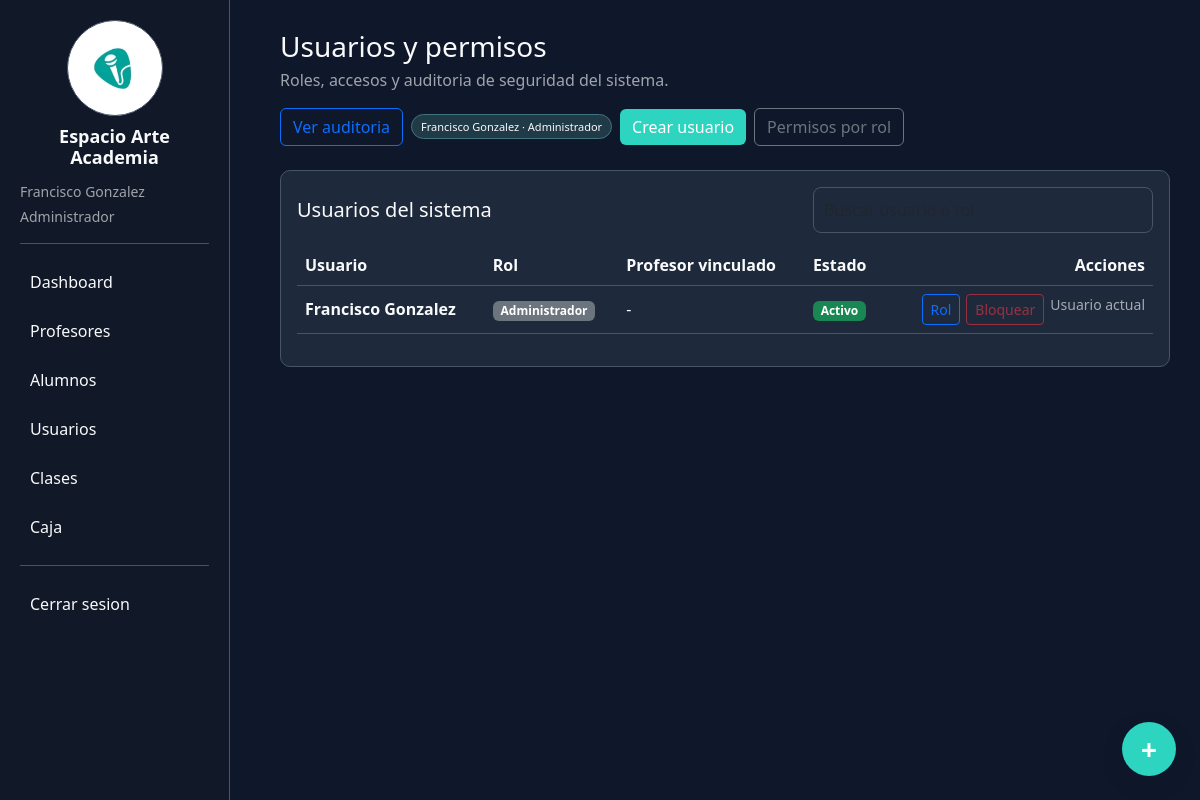
/usuarios (signed in), run on the app's committed database.
### tables this page shows
CREATE TABLE configuracion (
        clave TEXT PRIMARY KEY,
        valor TEXT
    );

CREATE TABLE roles (
        id INTEGER PRIMARY KEY AUTOINCREMENT,
        codigo TEXT UNIQUE,
        nombre TEXT,
        descripcion TEXT DEFAULT '',
        sistema INTEGER DEFAULT 1,
        activo INTEGER DEFAULT 1
    );

CREATE TABLE usuarios (
        id INTEGER PRIMARY KEY AUTOINCREMENT,
        nombre TEXT UNIQUE,
        password_hash TEXT,
        rol TEXT
    , activo INTEGER DEFAULT 1, profesor_id INTEGER);

### app.py (the view)
@app.route("/usuarios")
@roles_required("admin")
def usuarios():
    conn = get_conn()
    usuarios = conn.execute("""
        SELECT usuarios.id, usuarios.nombre, usuarios.rol, usuarios.activo,
               usuarios.profesor_id, profesores.nombre_apellido AS profesor
        FROM usuarios
        LEFT JOIN profesores ON usuarios.profesor_id = profesores.id
        ORDER BY usuarios.nombre
    """).fetchall()
    roles = conn.execute("SELECT * FROM roles WHERE activo=1 ORDER BY nombre").fetchall()
    permisos = conn.execute("SELECT * FROM permisos ORDER BY modulo, descripcion").fetchall()
    rol_permisos = conn.execute("SELECT rol_codigo, permiso_codigo FROM rol_permisos").fetchall()
    profesores = conn.execute("""
        SELECT id, nombre_apellido
        FROM profesores
        WHERE activo=1 OR activo IS NULL
        ORDER BY nombre_apellido
    """).fetchall()
    permisos_por_rol = {}
    for fila in rol_permisos:
        permisos_por_rol.setdefault(fila["rol_codigo"], set()).add(fila["permiso_codigo"])
    conn.close()
    return render_template(
        "usuarios.html",
        usuarios=usuarios,
        roles=roles,
        permisos=permisos,
        permisos_por_rol=permisos_por_rol,
        profesores=profesores,
        role_labels=ROLE_LABELS
    )

### app.py (called while the page is built)
def get_conn():
    conn = sqlite3.connect(DB_PATH, timeout=30)
    conn.row_factory = sqlite3.Row
    return conn

def obtener_configuracion(conn):
    filas = conn.execute("SELECT clave, valor FROM configuracion").fetchall()
    return {fila["clave"]: fila["valor"] for fila in filas}

def normalizar_rol(valor):
    valor = (valor or "").strip().lower()
    if valor in ["comun", "administrativo", "recepción"]:
        return "recepcion"
    return valor if valor in ROLES else "recepcion"

def usuario_actual():
    if not session.get("usuario_id"):
        return None
    return {
        "id": session["usuario_id"],
        "nombre": session["usuario_nombre"],
        "rol": normalizar_rol(session["usuario_rol"]),
        "rol_nombre": ROLE_LABELS.get(normalizar_rol(session["usuario_rol"]), session["usuario_rol"]),
        "profesor_id": session.get("profesor_id")
    }

def permisos_usuario_actual():
    if not session.get("usuario_id"):
        return set()
    rol = normalizar_rol(session.get("usuario_rol"))
    try:
        conn = get_conn()
        usuario = conn.execute("SELECT activo, rol FROM usuarios WHERE id=?", (session["usuario_id"],)).fetchone()
        if not usuario or int(usuario["activo"] or 0) == 0:
            conn.close()
            return set()
        rol = normalizar_rol(usuario["rol"])
        permisos = {
            fila["permiso_codigo"]
            for fila in conn.execute("""
                SELECT permiso_codigo
                FROM rol_permisos
                WHERE rol_codigo=?
            """, (rol,)).fetchall()
        }
        conn.close()
        return permisos
    except sqlite3.Error:
        return set(DEFAULT_ROLE_PERMISSIONS.get(rol, []))

def tiene_permiso(permiso):
    return permiso in permisos_usuario_actual()

def puede(permiso):
    return tiene_permiso(permiso)

def puede_gestionar_clases():
    return tiene_permiso("clases.crear") or tiene_permiso("clases.editar")

def puede_ver_pagos():
    return tiene_permiso("caja.ver")

@app.context_processor
def contexto_usuario():
    conn = get_conn()
    configuracion = obtener_configuracion(conn)
    conn.commit()
    conn.commit()
    conn.close()
    return {
        "usuario_actual": usuario_actual(),
        "puede_gestionar_clases": puede_gestionar_clases(),
        "puede_ver_pagos": puede_ver_pagos(),
        "puede": puede,
        "configuracion": configuracion
    }

### templates/usuarios.html (shortened to what this page needs)
{% extends "base.html" %}
{% block content %}
<div class="d-flex justify-content-between align-items-center mb-4 flex-wrap gap-3">
    <div>
        <h3 class="mb-1">Usuarios y permisos</h3>
        <p class="text-muted mb-0">Roles, accesos y auditoria de seguridad del sistema.</p>
    </div>
    <div class="user-header-actions">
        {% if puede("auditoria.ver") %}
        <a href="/auditoria" class="btn btn-outline-primary">Ver auditoria</a>
        {% endif %}
        <div class="role-mini-list" aria-label="Roles de usuarios">
            {% for u in usuarios %}
            <span class="role-mini-chip {{ 'is-blocked' if not u.activo else '' }}">
                {{ u.nombre }} &middot; {{ role_labels.get(u.rol, u.rol|capitalize) }}
            </span>
            {% endfor %}
        </div>
        {% if puede("usuarios.crear") %}
        <button class="btn btn-primary" data-bs-toggle="modal" data-bs-target="#modalUsuario">Crear usuario</button>
        {% endif %}
        {% if puede("roles.editar") %}
        <button class="btn btn-outline-secondary" type="button" data-bs-toggle="collapse" data-bs-target="#panelPermisosRol" aria-expanded="false" aria-controls="panelPermisosRol">
            Permisos por rol
        </button>
        {% endif %}
    </div>
</div>
<div class="card p-3 mb-4">
    <div class="table-toolbar">
        <h5 class="mb-0">Usuarios del sistema</h5>
        <input class="form-control table-search" data-table-search="#tablaUsuarios" placeholder="Buscar usuario o rol">
    </div>
    <div class="table-responsive">
        <table class="table align-middle" id="tablaUsuarios">
            <thead>
                <tr>
                    <th>Usuario</th>
                    <th>Rol</th>
                    <th>Profesor vinculado</th>
                    <th>Estado</th>
                    <th class="text-end">Acciones</th>
                </tr>
            </thead>
            <tbody>
                {% for u in usuarios %}
                <tr>
                    <td><strong>{{ u.nombre }}</strong></td>
                    <td><span class="badge bg-secondary">{{ role_labels.get(u.rol, u.rol|capitalize) }}</span></td>
                    <td>{{ u.profesor or "-" }}</td>
                    <td>
                        <span class="badge {{ 'bg-success' if u.activo else 'bg-danger' }}">{{ "Activo" if u.activo else "Bloqueado" }}</span>
                    </td>
                    <td class="text-end">
                        <div class="action-group">
                            {% if puede("usuarios.editar") %}
                            <button class="btn btn-outline-primary btn-sm" data-bs-toggle="modal" data-bs-target="#modalRol{{ u.id }}">Rol</button>
                            <form method="POST" action="/usuarios/bloquear">
                                <button class="btn btn-sm {{ 'btn-outline-danger' if u.activo else 'btn-outline-success' }}" {% if usuario_actual.id == u.id %}disabled{% endif %}>
                                    {{ "Bloquear" if u.activo else "Activar" }}
                                </button>
                            </form>
                            {% endif %}
                            {% if usuario_actual.id == u.id %}
                            <span class="text-muted small">Usuario actual</span>
                            {% endif %}
                        </div>
                    </td>
                </tr>
                {% else %}
                <tr><td colspan="5" class="text-muted text-center py-4">Todavia no hay usuarios cargados.</td></tr>
                {% endfor %}
            </tbody>
        </table>
    </div>
</div>
{% endblock %}

### templates/base.html (shortened to what this page needs)
<!DOCTYPE html>
<html>
<head>
<link href="https://cdn.jsdelivr.net/npm/bootstrap@5.3.0/dist/css/bootstrap.min.css" rel="stylesheet">
</head>
<body>
<div class="sidebar">
    <div class="brand-block">
        <img src="{{ url_for('static', filename=configuracion.logo_app | default('logo.jpeg')) }}" alt="{{ configuracion.nombre_app | default('Espacio Arte Academia') }}">
        <h4>{{ configuracion.nombre_app | default("Espacio Arte Academia") }}</h4>
    </div>
    {% if usuario_actual %}
    <div class="text-muted small mb-1">{{ usuario_actual.nombre }}</div>
    <div class="text-muted small mb-3">{{ usuario_actual.rol_nombre }}</div>
    {% endif %}
    <hr>
    {% if puede("dashboard.ver") %}
    <a href="/">Dashboard</a>
    {% endif %}
    {% if puede("profesores.ver") %}
    <a href="/profesores">Profesores</a>
    {% endif %}
    {% if puede("alumnos.ver") %}
    <a href="/alumnos">Alumnos</a>
    {% endif %}
    {% if puede("usuarios.ver") %}
    <a href="/usuarios">Usuarios</a>
    {% endif %}
    {% if puede("clases.ver") %}
    <a href="/clases">Clases</a>
    {% endif %}
    {% if puede("caja.ver") %}
    <a href="/caja">Caja</a>
    {% endif %}
    {% if usuario_actual %}
    <hr>
    <a href="/logout">Cerrar sesion</a>
    {% endif %}
</div>
<div class="content">
{% block content %}{% endblock %}
</div>
{% if puede("configuracion.editar") %}
<button class="theme-button" data-bs-toggle="modal" data-bs-target="#modalApariencia" title="Personalizar apariencia">
    +
</button>
{% endif %}
</body>
</html>

### templates/usuarios.html (style rules this page uses)
.user-header-actions { align-items: center; display: flex; flex-wrap: wrap; gap: 8px; justify-content: flex-end; }
.role-mini-list { display: flex; flex-wrap: wrap; gap: 6px; max-width: 520px; }
.role-mini-chip { background: color-mix(in srgb, var(--app-primary) 10%, var(--app-card)); border: 1px solid color-mix(in srgb, var(--app-primary) 24%, var(--app-border)); border-radius: 999px; color: var(--app-text); font-size: 11px; line-height: 1; padding: 6px 9px; white-space: nowrap; }

### data on the page
configuracion: valor (picture)
configuracion: nombre_app "Espacio Arte Academia"
roles: rol_nombre "Administrador"
usuarios: nombre "Francisco Gonzalez", get "Administrador", profesor "-", activo "Activo", activo "Bloquear", shows "Usuario actual"

### other printed values
{{ usuario_actual.nombre }} "Francisco Gonzalez"
